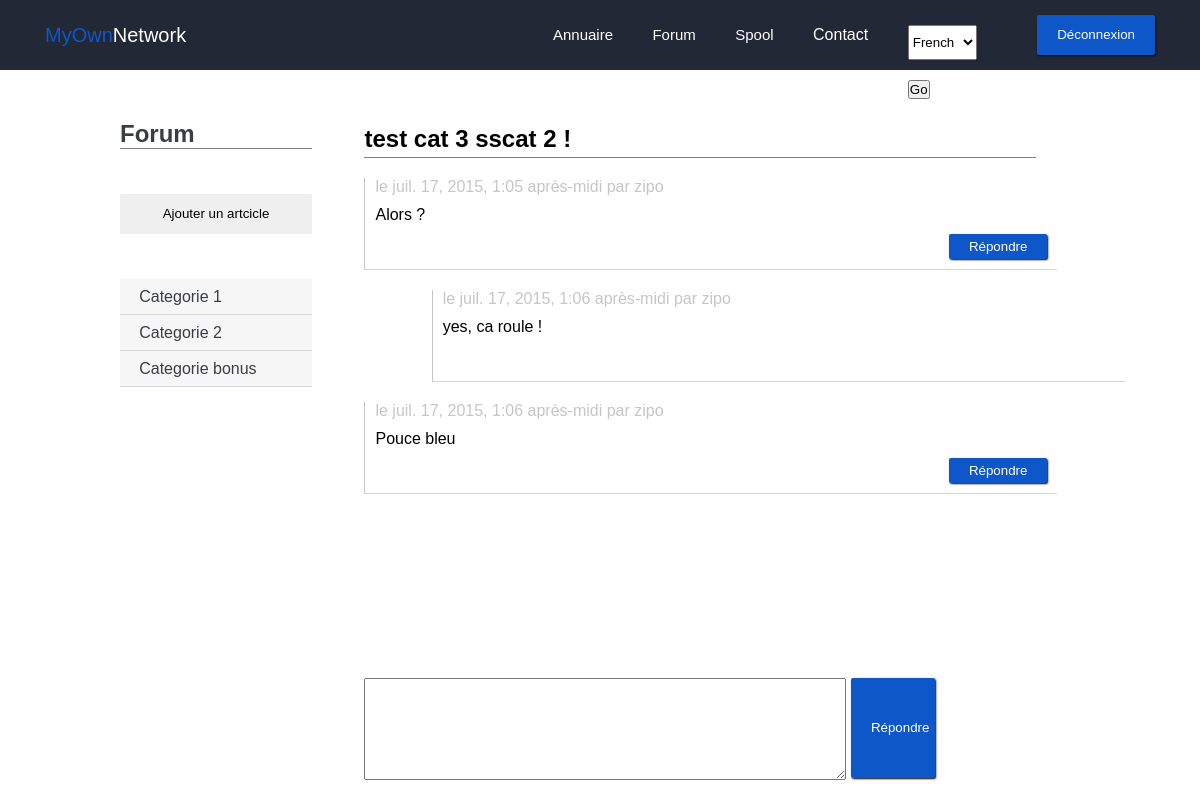
/forum/post/42 (signed in), run on the app's committed database.
### forum/models.py (models this page shows, shortened)
class PostCategorie(models.Model):
    name = models.CharField(max_length=100)

class Post(models.Model):
    titre = models.CharField(max_length=150)
    auteur = models.CharField(max_length=100)
    date = models.DateTimeField(auto_now_add=True, verbose_name="Date de publication")
    sscategorie = models.ForeignKey('PostSsCategorie', null=True)
    categorie = models.ForeignKey('PostCategorie')

class PostMessage(models.Model):
    content = models.TextField(null=True)
    auteur = models.CharField(max_length=100)
    date = models.DateTimeField(auto_now_add=True)
    post = models.ForeignKey('Post')

class Thread(models.Model):
    content = models.TextField(null=True)
    auteur = models.CharField(max_length=100)
    date = models.DateTimeField(auto_now_add=True)
    postmessage = models.ForeignKey('PostMessage')

### forum/views.py (the view)
# urls.py: url(r'^post/(?P<p>\d+)$', 'post'),
def post(request, p):
    if request.user.is_authenticated():
        categories = PostCategorie.objects.all()
        sscategories = PostSsCategorie.objects.all()
        post = Post.objects.get(id=p)
        msgs = PostMessage.objects.filter(post=p)
        thread = Thread.objects.all()
        return render(request, 'forum/post.html', locals())
    else:
        return render(request, 'intra/index.html')

### forum/templates/forum/post.html (shortened to what this page needs)
{% extends "base.html" %}
{% load i18n %}
{% load static %}
{% block staticfiles %}
	<link rel="stylesheet" href="{% static 'forum/css/style.css' %}">
{% endblock %}
{% block content %}
	<div class="forum">
		<div class="wrapper">
			<div class="forum_nav grey2">
				<h1>Forum</h1>
				<a href="{% url "forum.views.add_post" %}"><button class="btn">{% trans "Ajouter un artcicle" %}</button></a>
				<ul>
				{% for categorie in categories %}
				<a href="{% url "forum.views.list_posts" categorie.id %}" class="grey0Back"><li>{{ categorie.name }}</li></a>
				{% empty %}
				<p>Pas de catégorie</p>
				{% endfor %}
				</ul>
			</div>
			<div class="post_content">
				<div class="post_content__header">
					<h2>{{ post.titre }}</h2>
				</div>
				<div class="post_content__body">
					<ul>
						{% for msg in msgs %}
						<li>
							<p>le {{ msg.date }} par {{ msg.auteur }}</p>
							<p>{{ msg.content }}</p>
							<button id="but{{ msg.id }}" class="btn blue0Back white" onclick="showInput('{{ msg.id }}')">{% trans "Répondre" %}</button>
						</li>
							{% for thr in thread %}
							{% if thr.postmessage == msg %}
							<li class="post_content__body___reply">
							  <p>{% trans "le" %} {{ thr.date }} {% trans "par" %} {{ thr.auteur }}</p>
							  <p>{{ thr.content }}</p>
							</li>
							{% endif %}
							{% endfor %}
						{% endfor %}
					</ul>
				</div>
				<div class="post_content__response">
					<form method="post" action="{% url 'forum.views.add_msg' post.id  %}">
						<textarea name="message"></textarea>
						<button type="submit" class="btn blue0Back white">{% trans "Répondre" %}</button>
					</form>
				</div>
			</div>
		</div>
	</div>
{% endblock %}

### static/forum/css/style.css (style rules this page uses)
* { padding: 0; margin: 0; font-family: arial; fill: #ffffff; }
.wrapper { width: 80vw; margin: auto; }
a, a:hover { color: white; text-decoration: none; }
.btn { height: 40px; line-height: 40px; padding-left: 20px; padding-right: 20px; border: none; outline: none; border-radius: 2px; box-shadow: 1px 1px 2px black; }
.white { color: white; }
.grey2 { color: #3a3d42; }
.grey0Back { background-color: #f6f6f6; }
.blue0Back { background-color: #0e57c8; }
.content h1, h2 { margin-bottom: 20px; }
.forum { display: block; margin-top: 50px; }
.forum a { color: #3a3d42; }
.forum_nav { display: inline-block; width: 20%; min-height: 80vh; margin-right: 5%; }
.forum_nav h1:after { content: ' '; display: block; width: 100%; border-bottom: 1px solid grey; margin-bottom: 45px; }
.forum_nav .btn { box-shadow: none; width: 100%; margin-bottom: 45px; }
.forum_nav ul { list-style: none; }
.forum_nav ul a { display: block; width: 90%; line-height: 35px; border-bottom: 1px solid #d6d6d6; padding-left: 10%; }
.post_content { display: inline-block; width: 70%; vertical-align: top; }
.post_content__header h2 { border-bottom: 1px solid grey; line-height: 37px; }
.post_content__body { padding-bottom: 120px; }
.post_content__body ul { list-style: none; }
.post_content__body ul li { width: 100%; margin-bottom: 20px; border-left: 1px solid #c6c6c6; border-bottom: 1px solid #d6d6d6; padding-left: 10px; padding-right: 10px; padding-bottom: 35px; }
.post_content__body ul li p:first-child { color: #c6c6c6; }
.post_content__body ul li p { margin-bottom: 10px; }
.post_content__body ul li button { display: block; float: right; height: 25px; line-height: 25px; }
.post_content__body___reply { width: 80%; margin-left: 10%; }
.post_content__response { position: fixed; bottom: 0px; width: 100%; }
.post_content__response form { width: 100%; }
.post_content__response textarea { display: inline-block; min-width: 40%; max-width: 40%; height: 100px; vertical-align: top; margin-bottom: 20px; }
.post_content__response button { display: inline-block; width: 7%; height: 100px; line-height: 100px; }

### data on the page
PostCategorie: name "Categorie 1"
PostCategorie: name "Categorie 2"
PostCategorie: name "Categorie bonus"
Post: titre "test cat 3 sscat 2 !"
PostMessage: date "juil. 17, 2015, 1:05 après-midi", auteur "zipo", content "Alors ?"
Thread: date "juil. 17, 2015, 1:06 après-midi", auteur "zipo", content "yes, ca roule !"
PostMessage: date "juil. 17, 2015, 1:06 après-midi", auteur "zipo", content "Pouce bleu"

### other printed values
form field language "French"
